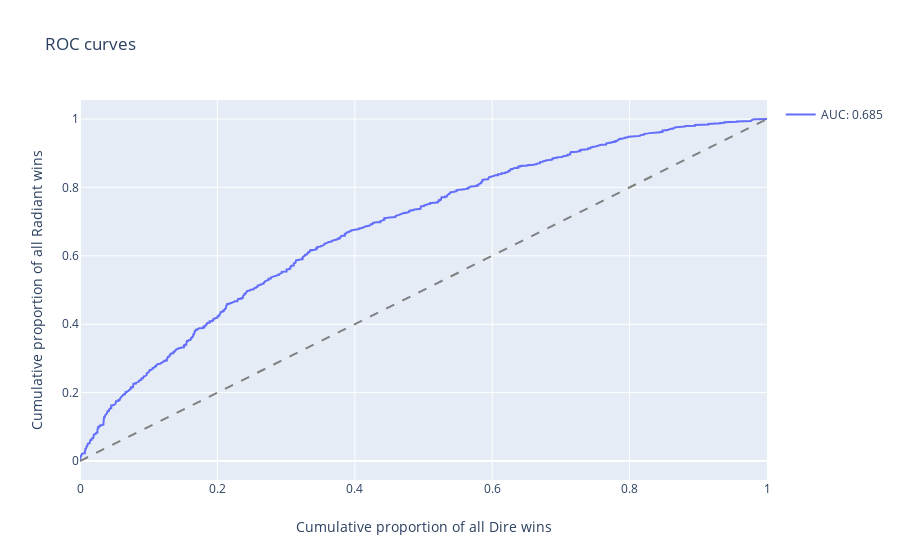
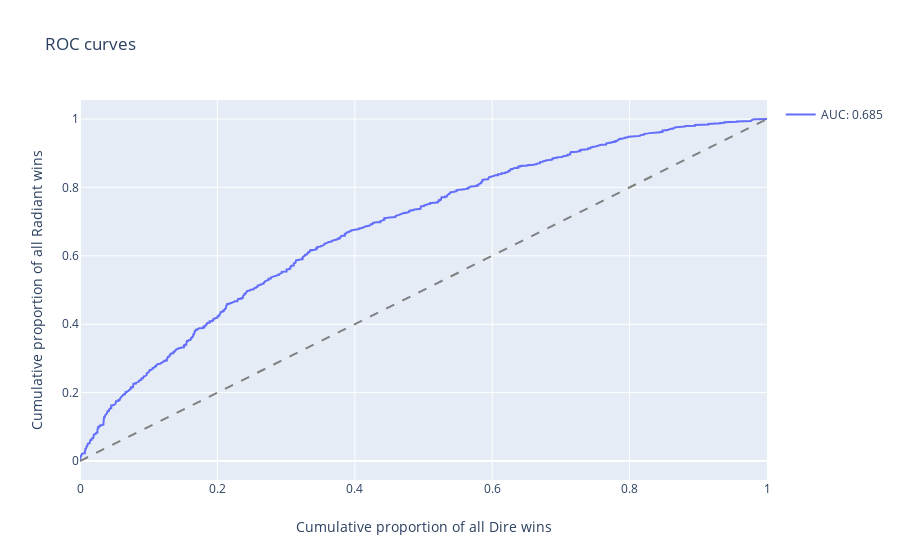
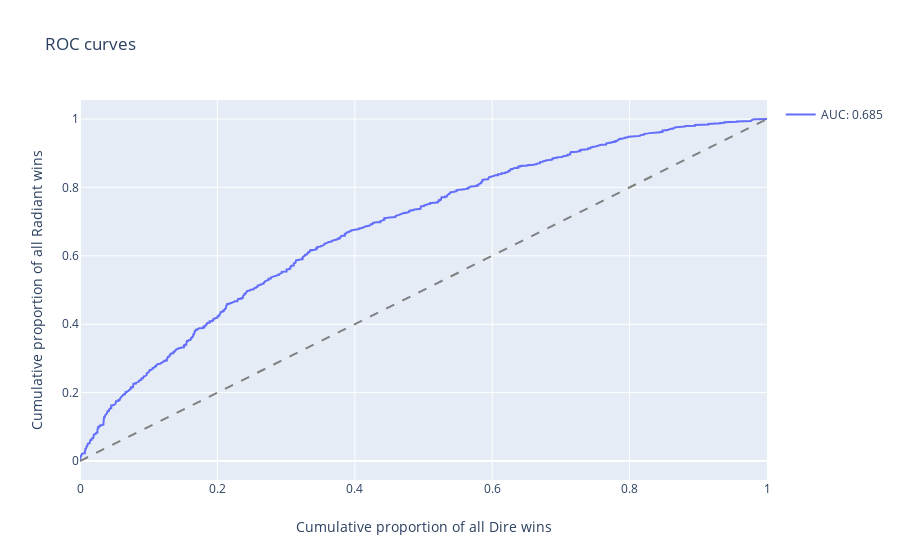

These figures' notebook cell, in order:
### Code cell
for name, pred in pred_of.items():
    print(pred_list[pred_list.filename == name])
    temp = src.stats.MatchPred(matches, match_pred_df, 3.0)
    display(temp.roc_curve_plot(side_known=False))

### Figure 1 — Plotly figure (JSON) as saved in the notebook; plotly's stock layout.template omitted (floating-point values rounded to 4 significant figures; data arrays with more than 128 entries replaced by an {"elided": "..."} marker saying what was removed)
{"data": [{"hovertext": {"elided": "1261 float values"}, "mode": "lines", "name": "AUC: 0.685", "showlegend": true, "type": "scatter", "x": {"elided": "1261 float values"}, "y": {"elided": "1261 float values"}}, {"line": {"color": "grey", "dash": "dash"}, "mode": "lines", "showlegend": false, "type": "scatter", "x": [0, 1], "y": [0, 1]}], "layout": {"title": {"text": "ROC curves"}, "xaxis": {"title": {"text": "Cumulative proportion of all Dire wins"}}, "yaxis": {"title": {"text": "Cumulative proportion of all Radiant wins"}}}}

### Figure 2 — Plotly figure (JSON) as saved in the notebook; plotly's stock layout.template omitted (floating-point values rounded to 4 significant figures; data arrays with more than 128 entries replaced by an {"elided": "..."} marker saying what was removed)
{"data": [{"hovertext": {"elided": "1261 float values"}, "mode": "lines", "name": "AUC: 0.685", "showlegend": true, "type": "scatter", "x": {"elided": "1261 float values"}, "y": {"elided": "1261 float values"}}, {"line": {"color": "grey", "dash": "dash"}, "mode": "lines", "showlegend": false, "type": "scatter", "x": [0, 1], "y": [0, 1]}], "layout": {"title": {"text": "ROC curves"}, "xaxis": {"title": {"text": "Cumulative proportion of all Dire wins"}}, "yaxis": {"title": {"text": "Cumulative proportion of all Radiant wins"}}}}

### Figure 3 — Plotly figure (JSON) as saved in the notebook; plotly's stock layout.template omitted (floating-point values rounded to 4 significant figures; data arrays with more than 128 entries replaced by an {"elided": "..."} marker saying what was removed)
{"data": [{"hovertext": {"elided": "1261 float values"}, "mode": "lines", "name": "AUC: 0.685", "showlegend": true, "type": "scatter", "x": {"elided": "1261 float values"}, "y": {"elided": "1261 float values"}}, {"line": {"color": "grey", "dash": "dash"}, "mode": "lines", "showlegend": false, "type": "scatter", "x": [0, 1], "y": [0, 1]}], "layout": {"title": {"text": "ROC curves"}, "xaxis": {"title": {"text": "Cumulative proportion of all Dire wins"}}, "yaxis": {"title": {"text": "Cumulative proportion of all Radiant wins"}}}}
